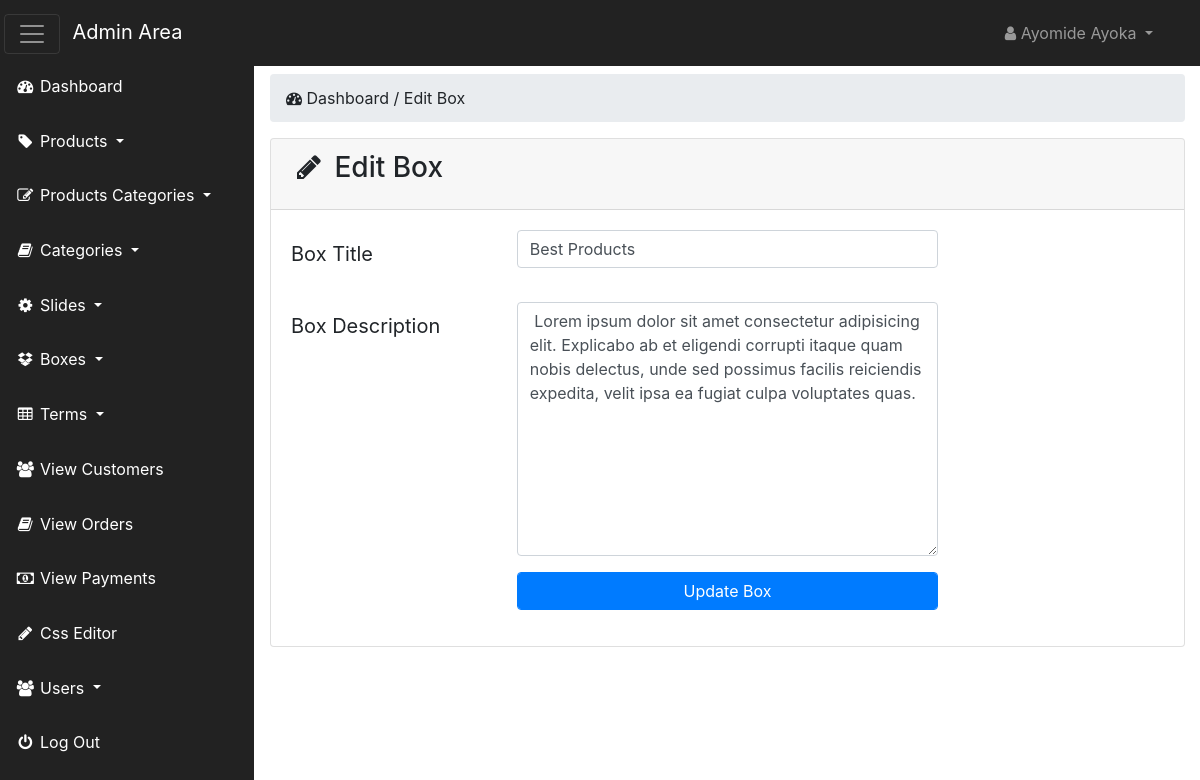
Page /admin_area/index.php?edit_box=1 (signed in) on the committed database.
### tables this page shows
CREATE TABLE `boxes_section` (
  `box_id` int(100) NOT NULL,
  `box_title` text NOT NULL,
  `box_desc` text NOT NULL
);

### admin_area/edit_box.php (the view, shortened to what this page needs)
<?php
   if(!isset($_SESSION['admin_email'])) {
    echo "<script> window.open('login.php','_self') </script>";
   }
   else{
?>
<?php
  if(isset($_GET['edit_box'])) {
     $edit_box_id = $_GET['edit_box'];
     $edit_box_query = "select * from boxes_section where box_id='$edit_box_id'";
     $run_edit_box = mysqli_query($con,$edit_box_query);
     $row_edit_box = mysqli_fetch_array($run_edit_box);
     $box_title = $row_edit_box['box_title'];
     $box_desc = $row_edit_box['box_desc'];
  }
?>
<div class="row">
    <div class="col-lg-12 mt-4">
        <ol class="breadcrumb">
            <li class="active">
                <i class="fa fa-dashboard"></i> Dashboard / Edit Box
            </li>
        </ol>
    </div>
</div>
<div class="row">
    <div class="col-lg-12">
        <div class="card">
            <div class="card-header">
                <h3 class="card-title">
                    <i class="fa fa-pencil fa-fw"></i> Edit Box
                </h3>
            </div>
            <div class="card-body">
                <form action="" method="POST">
                    <div class="form-group row">
                        <label for="" class="col-md-3 col-form-label-lg"> Box Title </label>
                        <div class="col-md-6">
                            <input value="<?php echo $box_title;  ?>" type="text" class="form-control" name="box_title" required>
                        </div>
                    </div>
                    <div class="form-group row">
                        <label for="" class="col-md-3 col-form-label-lg"> Box Description </label>
                        <div class="col-md-6">
                            <textarea name="box_desc" type="text" class="form-control" col="30" rows="10"><?php echo $box_desc;  ?></textarea>
                        </div>
                    </div>
                    <div class="form-group row">
                        <label for="" class="col-md-3 col-form-label-lg"></label>
                        <div class="col-md-6">
                            <input value="Update Box" name="update" type="submit" class="form-control btn btn-primary">
                        </div>
                    </div>
                </form>
            </div>
        </div>
    </div>
</div>
<?php } ?>

### admin_area/includes/sidebar.php (shortened to what this page needs)
<?php
   if(!isset($_SESSION['admin_email'])) {
    echo "<script> window.open('login.php','_self') </script>";
   }
   else{
?>
<nav class="navbar navbar-inverse fixed-top navbar-dark bg-dark" id="first-nav">
    <div class="navbar-header">
        <button class="navbar-toggler mr-2" id="basttoggle" type="button" data-toggle="collapse" data-target=".navbar-ex1-collapse">
            <span class="navbar-toggler-icon"></span>
        </button>
        <a href="index.php?dashboard" class="navbar-brand">Admin Area</a>
    </div>
    <ul class="nav navbar-right top-nav">
        <li class="nav-item dropdown">
            <a class="nav-link dropdown-toggle" href="#" data-toggle="dropdown">
               <i class="fa fa-user"></i> <?php echo $admin_name; ?>
            </a>
        </li>
    </ul>
    <div class=" navbar-collapse navbar-ex1-collapse">
        <ul class="nav side-nav" id="side-nav">
            <li>
                <a class="nav-link" href="index.php?dashboard">
                  <i class="fa fa-fw fa-dashboard"></i> Dashboard
                </a>
            </li>
            <li class="nav-item dropdown">
                <a class="nav-link dropdown-toggle" href="#" data-toggle="dropdown" data-target="#products">
                  <i class="fa fa-fw fa-tag"></i> Products
                </a>
            </li>
            <li class="nav-item dropdown">
                <a class="nav-link dropdown-toggle" href="#" data-toggle="dropdown" data-target="#products">
                  <i class="fa fa-fw fa-edit"></i> Products Categories
                </a>
            </li>
            <li class="nav-item dropdown">
                <a class="nav-link dropdown-toggle" href="#" data-toggle="dropdown" data-target="#products">
                  <i class="fa fa-fw fa-book"></i> Categories
                </a>
            </li>
            <li class="nav-item dropdown">
                <a class="nav-link dropdown-toggle" href="#" data-toggle="dropdown" data-target="#products">
                  <i class="fa fa-fw fa-gear"></i> Slides
                </a>
            </li>
            <li class="nav-item dropdown">
                <a class="nav-link dropdown-toggle" href="#" data-toggle="dropdown" data-target="#products">
                  <i class="fa fa-fw fa-dropbox"></i> Boxes
                </a>
            </li>
            <li class="nav-item dropdown">
                <a class="nav-link dropdown-toggle" href="#" data-toggle="dropdown" data-target="#products">
                  <i class="fa fa-fw fa-table"></i> Terms
                </a>
            </li>
            <li>
                <a  class="nav-link" href="index.php?view_customers">
                  <i class="fa fa-fw fa-users"></i> View Customers
                </a>
            </li>
            <li>
                <a  class="nav-link" href="index.php?view_orders">
                  <i class="fa fa-fw fa-book"></i> View Orders
                </a>
            </li>
            <li>
                <a  class="nav-link" href="index.php?view_payments">
                  <i class="fa fa-fw fa-money"></i> View Payments
                </a>
            </li>
            <li>
                <a  class="nav-link" href="index.php?edit_css">
                  <i class="fa fa-fw fa-pencil"></i> Css Editor
                </a>
            </li>
            <li class="nav-item dropdown">
                <a class="nav-link dropdown-toggle" href="#" data-toggle="dropdown" data-target="#products">
                  <i class="fa fa-fw fa-users"></i> Users
                </a>
            </li>
            <li>
                <a class="nav-link" href="logout.php">
                  <i class="fa fa-fw fa-power-off"></i> Log Out
                </a>
            </li>
        </ul>
    </div>
</nav>
<?php } ?>

### admin_area/css/style.css (style rules this page uses)
* { margin: 0; padding: 0; }
body { margin-top: 100px; }
@media (min-width:768px) { body { margin-top: 50px; } }
#first-nav { background-color: #222222 !important; }
#first-nav #basttoggle { margin-left: -12px; }
#first-nav .top-nav { margin:0 15px; }
.top-nav>li>a { color:#999999; line-height: 20px; padding-top: 15px; padding-bottom: 15px; }
#side-nav { margin: -17px !important; }
.side-nav>li { padding: 0; margin: 0; }
.side-nav>li>a { color: #ffffff; }
@media (min-width:768px) { .side-nav { position: fixed; top: 83px; bottom: 0; width: 255px; overflow-x: hidden; overflow-y: auto; background-color: #222222; padding-bottom: 40px; border-radius: 0; } }
@media (min-width:768px) { .side-nav>li>a { width: 255px; } }
.card-body { border-radius: 5px; }

### rows in the picture
boxes_section: box_title "Best Products", box_desc "Lorem ipsum dolor sit amet consectetur adipisicing elit. Explicabo ab et eligendi corrupti itaque quam nobis delectus, unde sed possimus facilis reiciendis expedita, velit ipsa ea fugiat culpa voluptates quas."

### other values in the picture
$admin_name "Ayomide Ayoka"
